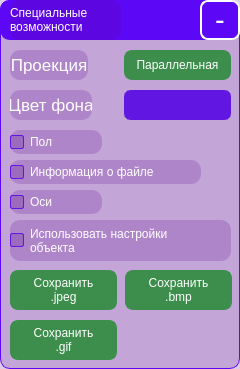
         <widget class="QWidget" name="widget_spec" native="true">
          <property name="sizePolicy">
           <sizepolicy hsizetype="Preferred" vsizetype="Preferred">
            <horstretch>0</horstretch>
            <verstretch>0</verstretch>
           </sizepolicy>
          </property>
          <property name="minimumSize">
           <size>
            <width>240</width>
            <height>40</height>
           </size>
          </property>
          <property name="maximumSize">
           <size>
            <width>240</width>
            <height>376</height>
           </size>
          </property>
          <property name="baseSize">
           <size>
            <width>240</width>
            <height>160</height>
           </size>
          </property>
          <property name="styleSheet">
           <string notr="true">QWidget {
	border: 1px solid #5C07F5;
	border-radius: 10px;
	background: rgba(92, 7, 145, 0.2);
}</string>
          </property>
          <widget class="QLabel" name="label_projection">
           <property name="geometry">
            <rect>
             <x>10</x>
             <y>50</y>
             <width>78</width>
             <height>30</height>
            </rect>
           </property>
           <property name="font">
            <font>
             <pointsize>13</pointsize>
            </font>
           </property>
           <property name="styleSheet">
            <string notr="true">QLabel {
	color: rgb(255, 255, 255);
	background: rgbs(0,0,0,0);
	border: 0 px;
}</string>
           </property>
           <property name="text">
            <string>Проекция</string>
           </property>
           <property name="alignment">
            <set>Qt::AlignCenter</set>
           </property>
          </widget>
          <widget class="QLabel" name="label_title_spec_widget">
           <property name="geometry">
            <rect>
             <x>10</x>
             <y>0</y>
             <width>111</width>
             <height>40</height>
            </rect>
           </property>
           <property name="font">
            <font>
             <family>Cantarell</family>
            </font>
           </property>
           <property name="styleSheet">
            <string notr="true">QLabel {
	color: rgb(255, 255, 255);
	background: rgbs(0,0,0,0);
	border: 0px;
}</string>
           </property>
           <property name="text">
            <string>Специальные
возможности</string>
           </property>
          </widget>
          <widget class="QWidget" name="widget_spec_titel" native="true">
           <property name="geometry">
            <rect>
             <x>0</x>
             <y>0</y>
             <width>240</width>
             <height>40</height>
            </rect>
           </property>
           <property name="minimumSize">
            <size>
             <width>240</width>
             <height>40</height>
            </size>
           </property>
           <property name="maximumSize">
            <size>
             <width>240</width>
             <height>40</height>
            </size>
           </property>
           <property name="styleSheet">
            <string notr="true">QWidget {
	background: #5C07F5;
	border: 1px solid #5C07F5;
	border-radius: 10px;
}</string>
           </property>
           <widget class="QPushButton" name="pb_widget_spec_show_hide">
            <property name="geometry">
             <rect>
              <x>200</x>
              <y>0</y>
              <width>40</width>
              <height>40</height>
             </rect>
            </property>
            <property name="minimumSize">
             <size>
              <width>40</width>
              <height>0</height>
             </size>
            </property>
            <property name="maximumSize">
             <size>
              <width>40</width>
              <height>16777215</height>
             </size>
            </property>
            <property name="font">
             <font>
              <pointsize>22</pointsize>
             </font>
            </property>
            <property name="styleSheet">
             <string notr="true">QPushButton {
	color: rgb(255, 255, 255);
	background: #5C07F5;
	border: 2px solid rgb(255, 255, 255);
	border-radius: 8px;
}

QPushButton:pressed {
	background: rgb(255, 255, 255);
	color: #5C07F5;
}</string>
            </property>
            <property name="text">
             <string>-</string>
            </property>
           </widget>
          </widget>
          <widget class="QPushButton" name="pb_change_projection">
           <property name="geometry">
            <rect>
             <x>124</x>
             <y>50</y>
             <width>107</width>
             <height>30</height>
            </rect>
           </property>
           <property name="styleSheet">
            <string notr="true">QPushButton {
	background: #3D8E4C;
    border: 2px solid #3D8E4C;
	color: rgb(255, 255, 255);
    border-radius: 8px;
}

QPushButton:pressed {
	background: rgb(255, 255, 255);
	border: 2px solid rgb(255, 255, 255);
	color: #3D8E4C;
    border-radius: 8px;
}</string>
           </property>
           <property name="text">
            <string>Параллельная</string>
           </property>
          </widget>
          <widget class="QPushButton" name="pb_change_color_back">
           <property name="geometry">
            <rect>
             <x>124</x>
             <y>90</y>
             <width>107</width>
             <height>30</height>
            </rect>
           </property>
           <property name="styleSheet">
            <string notr="true">QPushButton {
	border: 5px solid #6117E1;
	border-radius: 7px;
    background-color: #6117E1;
}</string>
           </property>
           <property name="text">
            <string/>
           </property>
          </widget>
          <widget class="QLabel" name="label_b_color">
           <property name="geometry">
            <rect>
             <x>10</x>
             <y>90</y>
             <width>82</width>
             <height>30</height>
            </rect>
           </property>
           <property name="font">
            <font>
             <pointsize>13</pointsize>
            </font>
           </property>
           <property name="styleSheet">
            <string notr="true">QLabel {
	color: rgb(255, 255, 255);
	background: rgbs(0,0,0,0);
	border: 0 px;
}</string>
           </property>
           <property name="text">
            <string>Цвет фона</string>
           </property>
           <property name="alignment">
            <set>Qt::AlignCenter</set>
           </property>
          </widget>
          <widget class="QPushButton" name="pb_save_jpeg">
           <property name="geometry">
            <rect>
             <x>10</x>
             <y>270</y>
             <width>107</width>
             <height>40</height>
            </rect>
           </property>
           <property name="styleSheet">
            <string notr="true">QPushButton {
	background: #3D8E4C;
    border: 2px solid #3D8E4C;
	color: rgb(255, 255, 255);
    border-radius: 8px;
}

QPushButton:pressed {
	background: rgb(255, 255, 255);
	border: 2px solid rgb(255, 255, 255);
	color: #3D8E4C;
    border-radius: 8px;
}</string>
           </property>
           <property name="text">
            <string>Сохранить
.jpeg</string>
           </property>
          </widget>
          <widget class="QPushButton" name="pb_save_bmp">
           <property name="geometry">
            <rect>
             <x>125</x>
             <y>270</y>
             <width>107</width>
             <height>40</height>
            </rect>
           </property>
           <property name="styleSheet">
            <string notr="true">QPushButton {
	background: #3D8E4C;
    border: 2px solid #3D8E4C;
	color: rgb(255, 255, 255);
    border-radius: 8px;
}

QPushButton:pressed {
	background: rgb(255, 255, 255);
	border: 2px solid rgb(255, 255, 255);
	color: #3D8E4C;
    border-radius: 8px;
}</string>
           </property>
           <property name="text">
            <string>Сохранить
.bmp</string>
           </property>
          </widget>
          <widget class="QPushButton" name="pb_save_gif">
           <property name="geometry">
            <rect>
             <x>10</x>
             <y>320</y>
             <width>107</width>
             <height>40</height>
            </rect>
           </property>
           <property name="styleSheet">
            <string notr="true">QPushButton {
	background: #3D8E4C;
    border: 2px solid #3D8E4C;
	color: rgb(255, 255, 255);
    border-radius: 8px;
}

QPushButton:pressed {
	background: rgb(255, 255, 255);
	border: 2px solid rgb(255, 255, 255);
	color: #3D8E4C;
    border-radius: 8px;
}</string>
           </property>
           <property name="text">
            <string>Сохранить
.gif</string>
           </property>
          </widget>
          <widget class="QCheckBox" name="cb_floor">
           <property name="geometry">
            <rect>
             <x>10</x>
             <y>130</y>
             <width>92</width>
             <height>24</height>
            </rect>
           </property>
           <property name="styleSheet">
            <string notr="true">QCheckBox {
	background: rgbs(0,0,0,0);
	border: 0 px;
	color: rgb(255, 255, 255);
}

QCheckBox::indicator {
    width: 12px;
    height: 12px;
	border: 1px solid #6117E1;
	border-radius: 2px;
	background: rgba(92, 7, 145, 0.2);
}

 QCheckBox::indicator:checked {
     background:  #6117E1;
 }

 QCheckBox::indicator:unchecked {
     background: rgba(92, 7, 145, 0.2);
 }</string>
           </property>
           <property name="text">
            <string>Пол</string>
           </property>
          </widget>
          <widget class="QCheckBox" name="cb_axes">
           <property name="geometry">
            <rect>
             <x>10</x>
             <y>190</y>
             <width>92</width>
             <height>24</height>
            </rect>
           </property>
           <property name="styleSheet">
            <string notr="true">QCheckBox {
	background: rgbs(0,0,0,0);
	border: 0 px;
	color: rgb(255, 255, 255);
}

QCheckBox::indicator {
    width: 12px;
    height: 12px;
	border: 1px solid #6117E1;
	border-radius: 2px;
	background: rgba(92, 7, 145, 0.2);
}

 QCheckBox::indicator:checked {
     background:  #6117E1;
 }

 QCheckBox::indicator:unchecked {
     background: rgba(92, 7, 145, 0.2);
 }</string>
           </property>
           <property name="text">
            <string>Оси</string>
           </property>
          </widget>
          <widget class="QCheckBox" name="cb_file_info">
           <property name="geometry">
            <rect>
             <x>10</x>
             <y>160</y>
             <width>191</width>
             <height>24</height>
            </rect>
           </property>
           <property name="styleSheet">
            <string notr="true">QCheckBox {
	background: rgbs(0,0,0,0);
	border: 0 px;
	color: rgb(255, 255, 255);
}

QCheckBox::indicator {
    width: 12px;
    height: 12px;
	border: 1px solid #6117E1;
	border-radius: 2px;
	background: rgba(92, 7, 145, 0.2);
}

 QCheckBox::indicator:checked {
     background:  #6117E1;
 }

 QCheckBox::indicator:unchecked {
     background: rgba(92, 7, 145, 0.2);
 }</string>
           </property>
           <property name="text">
            <string>Информация о файле</string>
           </property>
          </widget>
          <widget class="QCheckBox" name="cb_use_prev_obj_settings">
           <property name="geometry">
            <rect>
             <x>10</x>
             <y>220</y>
             <width>221</width>
             <height>41</height>
            </rect>
           </property>
           <property name="styleSheet">
            <string notr="true">QCheckBox {
	background: rgbs(0,0,0,0);
	border: 0 px;
	color: rgb(255, 255, 255);
}

QCheckBox::indicator {
    width: 12px;
    height: 12px;
	border: 1px solid #6117E1;
	border-radius: 2px;
	background: rgba(92, 7, 145, 0.2);
}

 QCheckBox::indicator:checked {
     background:  #6117E1;
 }

 QCheckBox::indicator:unchecked {
     background: rgba(92, 7, 145, 0.2);
 }</string>
           </property>
           <property name="text">
            <string>Использовать настройки
объекта</string>
           </property>
          </widget>
          <zorder>widget_spec_titel</zorder>
          <zorder>label_projection</zorder>
          <zorder>label_title_spec_widget</zorder>
          <zorder>pb_change_projection</zorder>
          <zorder>pb_change_color_back</zorder>
          <zorder>label_b_color</zorder>
          <zorder>pb_save_jpeg</zorder>
          <zorder>pb_save_bmp</zorder>
          <zorder>pb_save_gif</zorder>
          <zorder>cb_floor</zorder>
          <zorder>cb_axes</zorder>
          <zorder>cb_file_info</zorder>
          <zorder>cb_use_prev_obj_settings</zorder>
         </widget>
